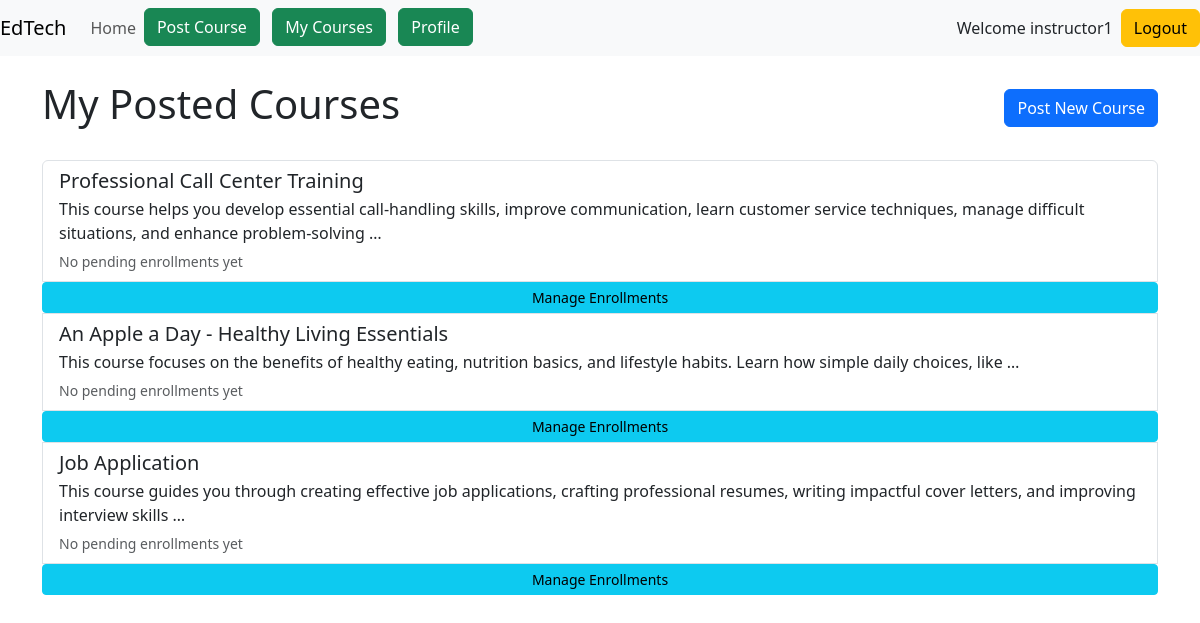
The app's page /courses/my-courses/ (signed in) with its own data.
### accounts/models.py (models this page shows, shortened)
class User(AbstractUser):
    name = models.CharField(max_length=70, default='name')
    contact = models.CharField(max_length=13)
    user_type = models.CharField(
        max_length=1,
        choices=(
            ('I', "Instructor"),
            ('S', "Student"),
        ),
    )

### courses/models.py (models this page shows, shortened)
class Course(models.Model):
    instructor = models.ForeignKey(User, on_delete=models.CASCADE)
    title = models.CharField(max_length=200)
    description = models.TextField()
    category = models.CharField(max_length=100)
    price = models.DecimalField(max_digits=10, decimal_places=2)
    start_date = models.DateField()
    end_date = models.DateField()
    created_at = models.DateTimeField(auto_now_add=True)
    image = models.ImageField(upload_to='course_images/', blank=True, null=True)

### courses/views.py (the view)
# urls.py: path('my-courses/', views.my_courses, name='my_courses'),
@login_required
def my_courses(request):
    if not is_instructor(request.user):
        messages.error(request, "Only instructors can view their courses.")
        return redirect('home')
    courses = Course.objects.filter(instructor=request.user)
    return render(request, 'courses/my_courses.html', {'courses': courses})

### courses/views.py (called while the page is built)
def is_instructor(user):
    return user.is_authenticated and user.user_type == 'I'

### courses/templates/courses/my_courses.html (shortened to what this page needs)
{% extends 'base.html' %}
{% block main %}
<div class="container mt-4">
    <div class="d-flex justify-content-between align-items-center mb-4">
        <h1>My Posted Courses</h1>
        <a href="{% url 'course_create' %}" class="btn btn-primary">
             Post New Course
        </a>
    </div>
    <div class="list-group">
        {% for course in courses %}
        <a href="{% url 'course_detail' course.id %}" class="list-group-item list-group-item-action">
            <div class="d-flex w-100 justify-content-between">
                <h5 class="mb-1">{{ course.title }}</h5>
            </div>
            <p class="mb-1">{{ course.description|truncatewords:20 }}</p>
            <small class="text-muted">
                {% if course.enrollments.count > 0 %}
                    {{ course.enrollments.count }} pending enrollments
                {% else %}
                    No pending enrollments yet
                {% endif %}
            </small>
            <a href="{% url 'view_enrollments' course.id %}" class="btn btn-sm btn-info float-end">Manage Enrollments</a>
        </a>
        {% empty %}
        <div class="alert alert-info">
            You haven't posted any courses yet.
        </div>
        {% endfor %}
    </div>
</div>
{% endblock %}

### templates/base.html (shortened to what this page needs)
<!doctype html>
<html lang="en">
    <head>
        <link
            href="https://cdn.jsdelivr.net/npm/bootstrap@5.3.2/dist/css/bootstrap.min.css"
            rel="stylesheet"
        />
    </head>
    <body>
        <header>
             <nav class="navbar navbar-expand-md navbar-light bg-light">
                <a class="navbar-brand" href="{% url 'home' %}">EdTech</a>
                <div class="collapse navbar-collapse" id="collapsibleNavId">
                    <ul class="navbar-nav mr-auto mt-2 mt-lg-0">
                        <li class="nav-item active">
                            <a class="nav-link" href="{% url "home" %}">Home </a>
                        </li>
                        {% if request.user.is_authenticated %}
                            {% if request.user.user_type == 'I' %}
                                <li class="nav-item">
                                     <a class="btn btn-success" href="{% url 'course_create'%}"> Post Course </a>
                                </li>
                                <li class="nav-item">
                                    <a class="btn btn-success" href="{% url 'my_courses' %}"> My Courses </a>
                                </li>
                            {% endif %}
                            <li class="nav-item">
                                <a class="btn btn-success" href="{% url 'profile_details' %}"> Profile </a>
                            </li>
                        {% endif %}
                    </ul>
                </div>
                <ul class="navbar-nav ml-auto mt-2 mt-lg-0">
                    {% if not request.user.is_authenticated %}
                        <li class="nav-item" style="list-style-type:none;">
                             <a class="btn btn-success" href="{% url 'login'%}"> Login </a>
                        </li>
                        &nbsp;
                        &nbsp;
                        <li class="nav-item" style="list-style-type:none;">
                            <a class="btn btn-success" href="{% url 'register'%}"> Register </a>
                        </li>
                    {% else %}
                        <p class="my-auto me-2"> Welcome {{request.user.username}}</p>
                        <a class="btn btn-warning" href="{% url "logout" %}">Logout</a>
                    {% endif %}
                </ul>
             </nav>
        </header>
        <main>
            {% block main %}
            {% endblock main %}
        </main>
    </body>
</html>

### records on screen
User: user.username "instructor1"
Course: title "Professional Call Center Training", description "This course helps you develop essential call-handling skills, improve communication, learn customer service techniques, manage difficult situations, and enhance problem-solving …"
Course: title "An Apple a Day - Healthy Living Essentials", description "This course focuses on the benefits of healthy eating, nutrition basics, and lifestyle habits. Learn how simple daily choices, like …"
Course: title "Job Application", description "This course guides you through creating effective job applications, crafting professional resumes, writing impactful cover letters, and improving interview skills …"
